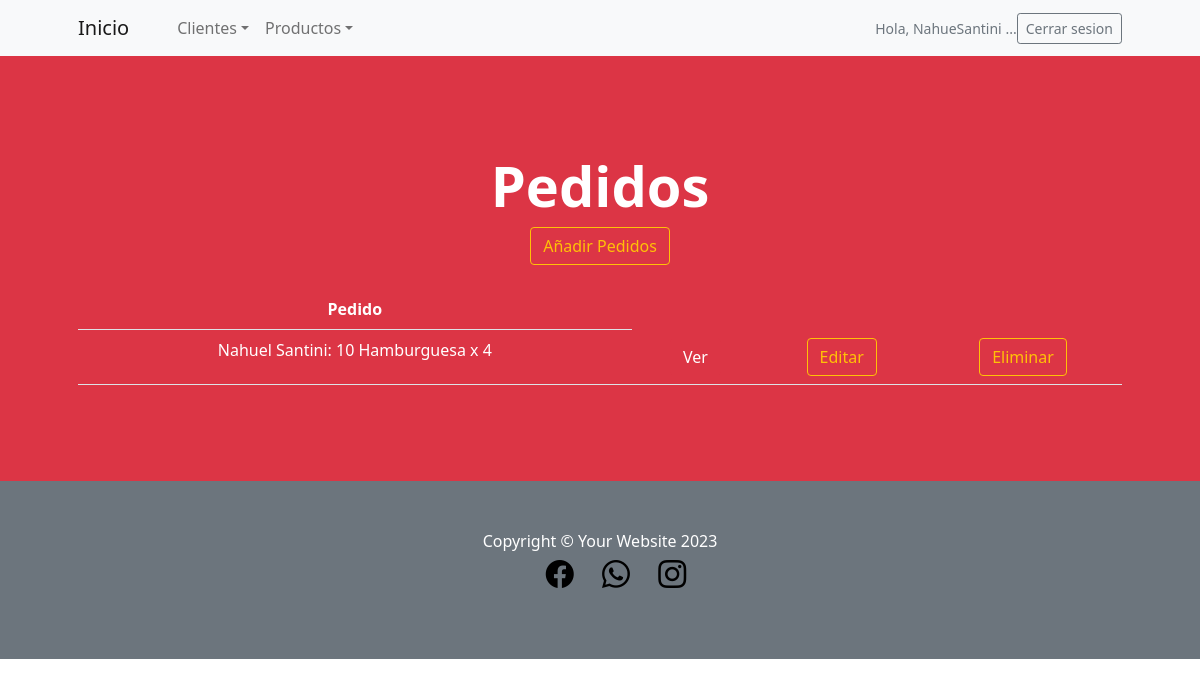
/SanApp/leer_pedidos (signed in), run on an earlier commit of the app's database.
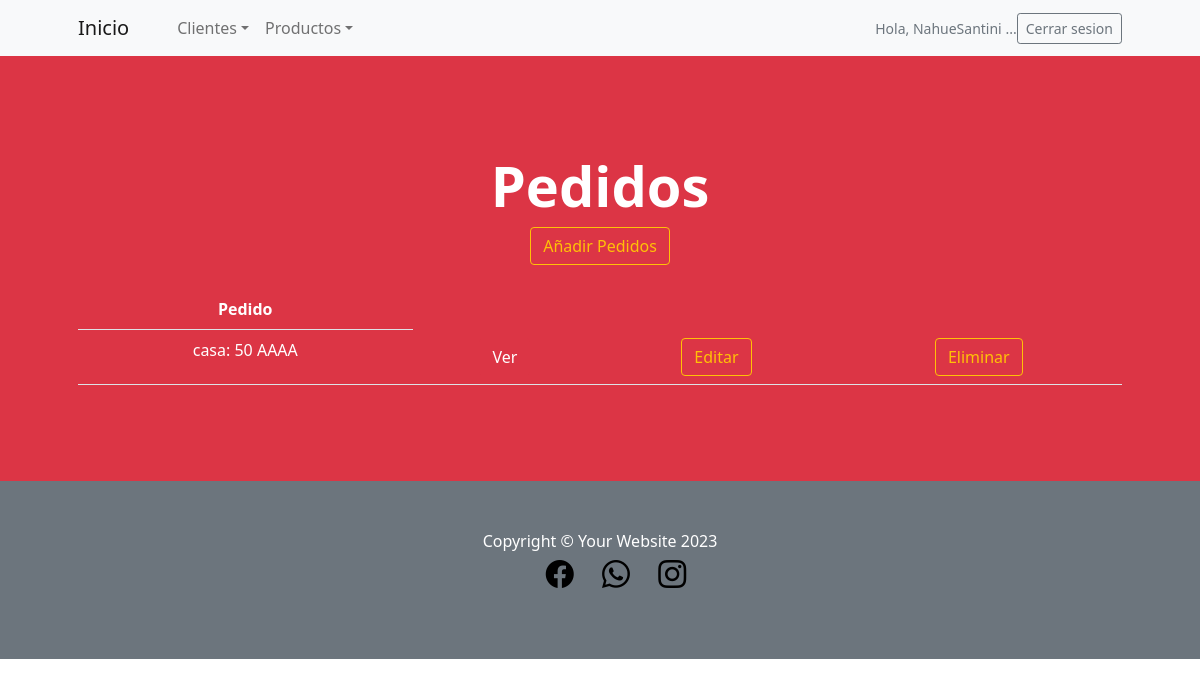
And on a later commit of the database.
### SanApp/models.py (models this page shows, shortened)
class Pedido(models.Model):
    cliente = models.CharField(max_length=50)
    producto = models.CharField(max_length=50)
    cantidad = models.IntegerField()

### SanApp/views.py (the view)
# urls.py: path('leer_pedidos', PedidosListView.as_view(), name="leer_pedidos"),
class PedidosListView(LoginRequiredMixin,ListView):
    model = Pedido
    template_name = "SanApp/leer_pedidos.html"

### SanApp/templates/SanApp/leer_pedidos.html (shortened to what this page needs)
{% extends 'SanApp/base.html' %}
{% load static %}
{% block contenidoQueCambia %}
<header class="bg-danger py-5">
    <div class="container px-4 px-lg-5 my-5">
        <div class="text-center text-white">
            <h1 class="display-4 fw-bolder">Pedidos</h1>
            <a class="btn btn-outline-warning btn-danger" href= {% url "Hacer_pedido" %}>Añadir Pedidos</a> <br> <br> {% comment "" %} NUEVOOOO {% endcomment %}
            <p class="lead fw-normal text-white-50 mb-0">
            <table class="table">
                <tbody>
                  <tr class="text-white-1 mb-0">
                    <th style="color:white">Pedido</th>
                  </tr>
                    {% for y in object_list %}
                  <tr class="text-white mb-0">
                    <td>{{y.cliente}}: {{y.cantidad}} {{y.producto}}</td>
                    <td>
                      <a class="btn btn-danger" href="{% url 'detalle_pedido' y.id %}" >Ver
                    </td>
                    <td>
                      <a class="btn btn-outline-warning btn-danger" href="{% url 'editar_pedido' y.id %}"> Editar
                    </td>
                    <td>
                      <a class="btn btn-outline-warning btn-danger" href="{% url 'borrar_pedido' y.id %}"> Eliminar
                    </td>
                  </tr>
                </tbody>
                {% endfor %}
            </table>
                </p>
        </div>
    </div>
</header>
    <body>
    </body>
</html>
{% endblock %}

What changed in the data, as far as the page shows it:
removed Pedido: cliente "Nahuel Santini", cantidad "10", producto "Hamburguesa x 4"
added Pedido: cliente "casa", cantidad "50", producto "AAAA"
